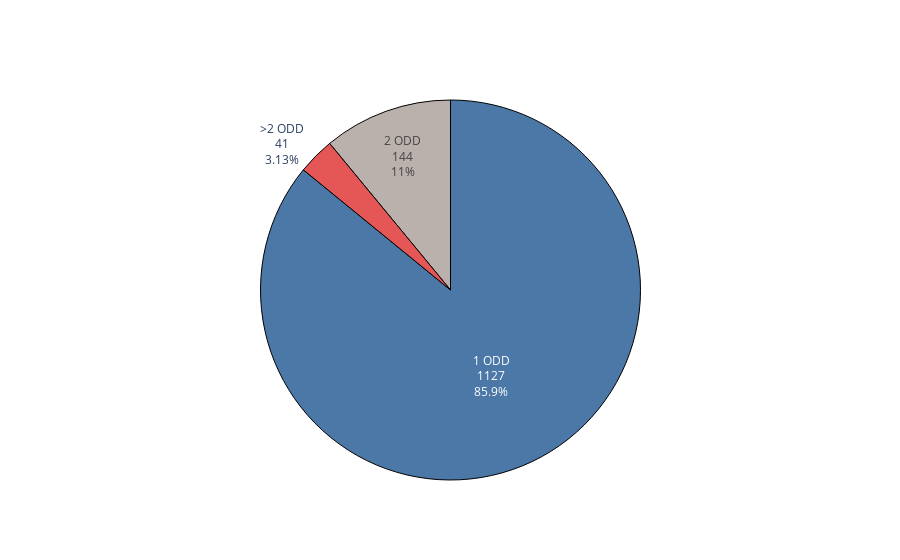

Here is the notebook cell this chart was saved with:
### Code cell
# Filter marketed drugs because those are already above
mask = substance_applications['Number of MAs'] == 0
temp = substance_applications[mask]

# Get number of applications
n_applications = []
n_substances = []
for n_application in temp['Number of designations'].unique():
    # Get number of substances
    mask = temp['Number of designations'] == n_application
    number = len(temp[mask])

    # Append to containers
    n_applications.append(n_application)
    n_substances.append(number)

# Accumulate >= 5 applications
n_applications = np.array(n_applications)
n_substances = np.array(n_substances)
mask = n_applications >= 3
n_substances_three_or_more = np.sum(n_substances[mask])
n_applications = n_applications[~mask]
n_substances = list(n_substances[~mask])

# Create figure
fig = go.Figure()
colours = plotly.colors.qualitative.T10
n_colours = len(n_substances) + 1

fig.add_trace(go.Pie(
    labels=[
        '%s ODD' % str(n) for n in n_applications] + ['>2 ODD'],
    values=n_substances + [n_substances_three_or_more],
    textinfo='label+value+percent',
    sort=False,
    marker=dict(
        colors=[colours[0], colours[-1], colours[2]], 
        line=dict(color='#000000', width=1))))
fig.update_layout(showlegend=False)
fig.show()

### Figure 1 — Plotly figure (JSON) as saved in the notebook; plotly's stock layout.template omitted (floating-point values rounded to 4 significant figures)
{"data": [{"labels": ["1 ODD", "2 ODD", ">2 ODD"], "marker": {"colors": ["#4C78A8", "#BAB0AC", "#E45756"], "line": {"color": "#000000", "width": 1}}, "sort": false, "textinfo": "label+value+percent", "type": "pie", "values": [1127, 144, 41]}], "layout": {"showlegend": false}}
